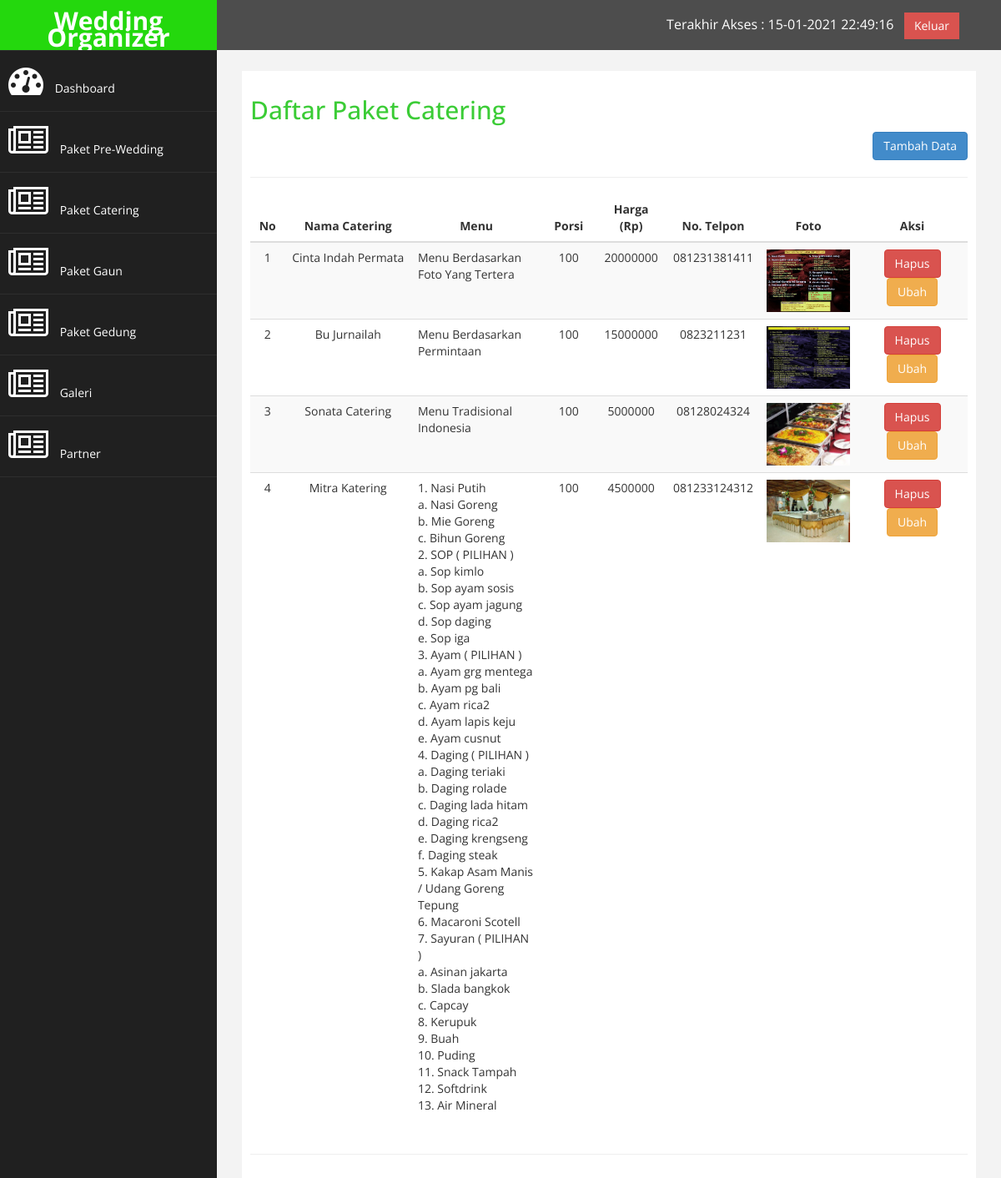
/admin.php?halaman=p_catering (signed in), run on the app's committed database.
### tables this page shows
CREATE TABLE `catering` (
  `id_cat` int(3) NOT NULL,
  `nama_cat` varchar(50) NOT NULL,
  `menu_cat` text NOT NULL,
  `porsi_cat` varchar(3) NOT NULL,
  `harga_cat` int(16) NOT NULL,
  `telp_cat` varchar(12) NOT NULL,
  `foto_cat` text NOT NULL
);

### p_catering.php (the view)
<h2>Daftar Paket Catering</h2>
<div class="text-right">
    <a href="admin.php?halaman=p_catering_tambah" class="btn btn-primary">Tambah Data</a>
</div>
<hr>
<table class="table table-striped">
    <thead>
        <th class="text-center" width="5%">No</th>
        <th class="text-center" width="20%">Nama Catering</th>
        <th class="text-center" width="20%">Menu</th>
        <th class="text-center" width="8%">Porsi</th>
        <th class="text-center" width="10%">Harga (Rp)</th>
        <th class="text-center" width="10%">No. Telpon</th>
        <th class="text-center" width="10%">Foto</th>
        <th class="text-center" width="20%">Aksi</th>
    </thead>
    <tbody>
        <?php $nomor = 1; ?>
        <?php $hasil = mysqli_query($link, "SELECT * FROM catering"); ?>
        <?php while ($data = mysqli_fetch_assoc($hasil)) { ?>
            <tr>
                <td class="text-center"><?= $nomor; ?></td>
                <td class="text-center"><?= $data['nama_cat']; ?></td>
                <td><?= nl2br($data['menu_cat']); ?></td>
                <td class="text-center"><?= $data['porsi_cat']; ?></td>
                <td class="text-center"><?= $data['harga_cat']; ?></td>
                <td class="text-center"><?= $data['telp_cat']; ?></td>
                <td class="text-center">
                    <img src="images/catering/<?= $data['foto_cat']; ?>" height="75px" width="100px">
                </td>
                <td class="text-center">
                    <a href="admin.php?halaman=p_catering_hps&id=<?= $data['id_cat']; ?>" class="btn btn-danger">Hapus</a>
                    <a href="admin.php?halaman=p_catering_ubah&id=<?= $data['id_cat']; ?>"class="btn btn-warning">Ubah </a>
                </td>
            </tr>
            <?php $nomor++ ?>
        <?php } ?>
    </tbody>
</table>

### admin/assets/css/custom.css (style rules this page uses)
body { font-family: 'Open Sans', sans-serif; }
.text-center { text-align:center; }
h2 { color: rgba(32, 197, 26, 0.877); }

### data on the page
catering: nama_cat "Cinta Indah Permata", menu_cat "Menu Berdasarkan Foto Yang Tertera", porsi_cat "100", harga_cat "20000000", telp_cat "081231381411", foto_cat (picture)
catering: nama_cat "Bu Jurnailah", menu_cat "Menu Berdasarkan Permintaan", porsi_cat "100", harga_cat "15000000", telp_cat "0823211231", foto_cat (picture)
catering: nama_cat "Sonata Catering", menu_cat "Menu Tradisional Indonesia", porsi_cat "100", harga_cat "5000000", telp_cat "08128024324", foto_cat (picture)
catering: nama_cat "Mitra Katering", menu_cat "1. Nasi Putih a. Nasi Goreng b. Mie Goreng c. Bihun Goreng 2. SOP ( PILIHAN ) a. Sop kimlo b. Sop ayam sosis c. Sop ayam jagung d. Sop daging e. Sop iga 3. Ayam ( PILIHAN ) a. Ayam grg mentega b. Ayam pg bali c. Ayam rica2 d. Ayam lapis keju e. Ayam cusnut 4. Daging ( PILIHAN ) a. Daging teriaki b. Daging rolade c. Daging lada hitam d. Daging rica2 e. Daging krengseng f. Daging steak 5. Kakap Asam Manis / Udang Goreng Tepung 6. Macaroni Scotell 7. Sayuran ( PILIHAN ) a. Asinan jakarta b. Slada bangkok c. Capcay 8. Kerupuk 9. Buah 10. Puding 11. Snack Tampah 12. Softdrink 13. Air Mineral", porsi_cat "100", harga_cat "4500000", telp_cat "081233124312", foto_cat (picture)
